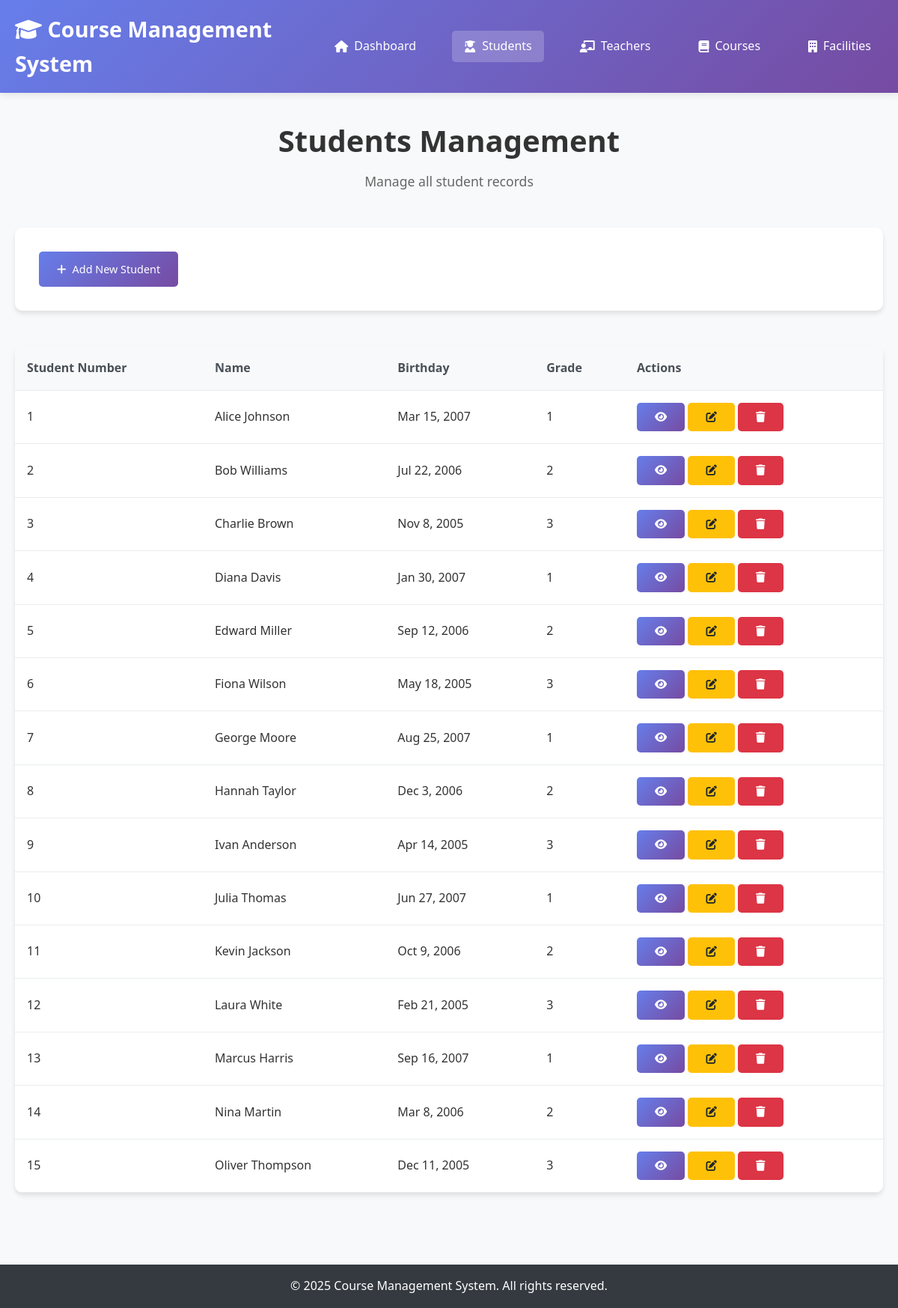
Page /students/index.php on the committed database.
### tables this page shows
CREATE TABLE students (
    student_number INT PRIMARY KEY AUTO_INCREMENT,
    first_name VARCHAR(50) NOT NULL,
    surname VARCHAR(50) NOT NULL,
    birthday DATE NOT NULL,
    grade INT NOT NULL CHECK (grade BETWEEN 1 AND 3)
);

### config/database.php (called while the page is built, shortened)
<?php
function executeQuery($pdo, $sql, $params = []) {
    try {
        $stmt = $pdo->prepare($sql);
        $stmt->execute($params);
        return $stmt;
    } catch(PDOException $e) {
        throw new Exception("Query failed: " . $e->getMessage());
    }
}
function getAllRecords($pdo, $table) {
    $stmt = executeQuery($pdo, "SELECT * FROM $table");
    return $stmt->fetchAll();
}
?>

### students/index.php (the view, shortened to what this page needs)
<?php
require_once '../config/database.php';
try {
    $students = getAllRecords($pdo, 'students');
} catch(Exception $e) {
    $error = "Error loading students: " . $e->getMessage();
}
?>
<!DOCTYPE html>
<html lang="en">
<head>
    <link rel="stylesheet" href="../css/style.css">
    <link href="https://cdnjs.cloudflare.com/ajax/libs/font-awesome/6.0.0/css/all.min.css" rel="stylesheet">
</head>
<body>
    <header>
        <nav class="navbar">
            <div class="nav-container">
                <h1><i class="fas fa-graduation-cap"></i> Course Management System</h1>
                <ul class="nav-menu">
                    <li><a href="../index.php"><i class="fas fa-home"></i> Dashboard</a></li>
                    <li><a href="index.php" class="active"><i class="fas fa-user-graduate"></i> Students</a></li>
                    <li><a href="../teachers/index.php"><i class="fas fa-chalkboard-teacher"></i> Teachers</a></li>
                    <li><a href="../courses/index.php"><i class="fas fa-book"></i> Courses</a></li>
                    <li><a href="../facilities/index.php"><i class="fas fa-building"></i> Facilities</a></li>
                </ul>
            </div>
        </nav>
    </header>
    <main class="main-content">
        <div class="container">
            <div class="dashboard-header">
                <h2>Students Management</h2>
                <p>Manage all student records</p>
            </div>
            <div class="quick-actions">
                <a href="add.php" class="btn btn-primary">
                    <i class="fas fa-plus"></i> Add New Student
                </a>
            </div>
            <div class="table">
                <table>
                    <thead>
                        <tr>
                            <th>Student Number</th>
                            <th>Name</th>
                            <th>Birthday</th>
                            <th>Grade</th>
                            <th>Actions</th>
                        </tr>
                    </thead>
                    <tbody>
                        <?php if (isset($students) && count($students) > 0): ?>
                            <?php foreach ($students as $student): ?>
                                <tr>
                                    <td><?= htmlspecialchars($student['student_number']) ?></td>
                                    <td><?= htmlspecialchars($student['first_name'] . ' ' . $student['surname']) ?></td>
                                    <td><?= htmlspecialchars(date('M j, Y', strtotime($student['birthday']))) ?></td>
                                    <td><?= htmlspecialchars($student['grade']) ?></td>
                                    <td>
                                        <a href="view.php?id=<?= $student['student_number'] ?>" class="btn btn-primary" title="View Details">
                                            <i class="fas fa-eye"></i>
                                        </a>
                                        <a href="edit.php?id=<?= $student['student_number'] ?>" class="btn btn-warning" title="Edit">
                                            <i class="fas fa-edit"></i>
                                        </a>
                                        <a href="?delete=<?= $student['student_number'] ?>"
                                           class="btn btn-danger"
                                           title="Delete"
                                           onclick="return confirm('Are you sure you want to delete this student?')">
                                            <i class="fas fa-trash"></i>
                                        </a>
                                    </td>
                                </tr>
                            <?php endforeach; ?>
                        <?php endif; ?>
                    </tbody>
                </table>
            </div>
        </div>
    </main>
    <footer>
        <div class="container">
            <p>&copy; 2025 Course Management System. All rights reserved.</p>
        </div>
    </footer>
</body>
</html>

### css/style.css (style rules this page uses)
* { margin: 0; padding: 0; box-sizing: border-box; }
body { font-family: 'Segoe UI', Tahoma, Geneva, Verdana, sans-serif; line-height: 1.6; color: #333; background-color: #f8f9fa; }
.container { max-width: 1200px; margin: 0 auto; padding: 0 20px; }
header { background: linear-gradient(135deg, #667eea 0%, #764ba2 100%); color: white; box-shadow: 0 2px 10px rgba(0,0,0,0.1); }
.navbar { padding: 1rem 0; }
.nav-container { display: flex; justify-content: space-between; align-items: center; max-width: 1200px; margin: 0 auto; padding: 0 20px; }
.navbar h1 { font-size: 1.8rem; font-weight: 600; }
.nav-menu { display: flex; list-style: none; gap: 2rem; }
.nav-menu a { color: white; text-decoration: none; padding: 0.5rem 1rem; border-radius: 5px; transition: background-color 0.3s; display: flex; align-items: center; gap: 0.5rem; }
.nav-menu a:hover, .nav-menu a.active { background-color: rgba(255,255,255,0.2); }
.main-content { min-height: calc(100vh - 120px); padding: 2rem 0; }
.dashboard-header { text-align: center; margin-bottom: 3rem; }
.dashboard-header h2 { font-size: 2.5rem; color: #333; margin-bottom: 0.5rem; }
.dashboard-header p { font-size: 1.1rem; color: #666; }
.quick-actions { background: white; padding: 2rem; border-radius: 10px; box-shadow: 0 4px 6px rgba(0,0,0,0.1); margin-bottom: 3rem; }
.btn { display: inline-flex; align-items: center; gap: 0.5rem; padding: 0.75rem 1.5rem; border: none; border-radius: 5px; text-decoration: none; font-weight: 500; cursor: pointer; transition: all 0.3s; font-size: 0.9rem; }
.btn-primary { background: linear-gradient(135deg, #667eea 0%, #764ba2 100%); color: white; }
.btn-danger { background: #dc3545; color: white; }
.btn-warning { background: #ffc107; color: #212529; }
.table { width: 100%; background: white; border-radius: 10px; overflow: hidden; box-shadow: 0 4px 6px rgba(0,0,0,0.1); margin-bottom: 2rem; }
.table table { width: 100%; border-collapse: collapse; }
.table th, .table td { padding: 1rem; text-align: left; border-bottom: 1px solid #e9ecef; }
.table th { background: #f8f9fa; font-weight: 600; color: #495057; }
footer { background: #343a40; color: white; text-align: center; padding: 1rem 0; margin-top: 2rem; }

### rows in the picture
students: student_number "1", first_name+surname "Alice Johnson", birthday "Mar 15, 2007", grade "1"
students: student_number "2", first_name+surname "Bob Williams", birthday "Jul 22, 2006", grade "2"
students: student_number "3", first_name+surname "Charlie Brown", birthday "Nov 8, 2005", grade "3"
students: student_number "4", first_name+surname "Diana Davis", birthday "Jan 30, 2007", grade "1"
students: student_number "5", first_name+surname "Edward Miller", birthday "Sep 12, 2006", grade "2"
students: student_number "6", first_name+surname "Fiona Wilson", birthday "May 18, 2005", grade "3"
students: student_number "7", first_name+surname "George Moore", birthday "Aug 25, 2007", grade "1"
students: student_number "8", first_name+surname "Hannah Taylor", birthday "Dec 3, 2006", grade "2"
students: student_number "9", first_name+surname "Ivan Anderson", birthday "Apr 14, 2005", grade "3"
students: student_number "10", first_name+surname "Julia Thomas", birthday "Jun 27, 2007", grade "1"
students: student_number "11", first_name+surname "Kevin Jackson", birthday "Oct 9, 2006", grade "2"
students: student_number "12", first_name+surname "Laura White", birthday "Feb 21, 2005", grade "3"
students: student_number "13", first_name+surname "Marcus Harris", birthday "Sep 16, 2007", grade "1"
students: student_number "14", first_name+surname "Nina Martin", birthday "Mar 8, 2006", grade "2"
students: student_number "15", first_name+surname "Oliver Thompson", birthday "Dec 11, 2005", grade "3"
